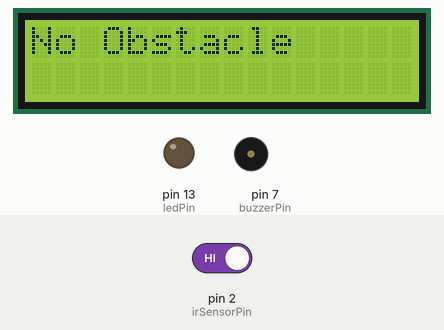
Bench run of a sketch on a simulated Arduino Uno, built with avr-gcc and run on an emulated ATmega328P. Shown: 16×2 character LCD, output pins drawn as LEDs (lit = HIGH), buzzer (waves = sounding, pin HIGH). The inputs (shaded band) are chosen by the test bench; at power-on: pin 2 (irSensorPin) HIGH.

Above: at 4.2 s.
4.3 s: pin 2 (irSensorPin) driven LOW
At 5.5 s:
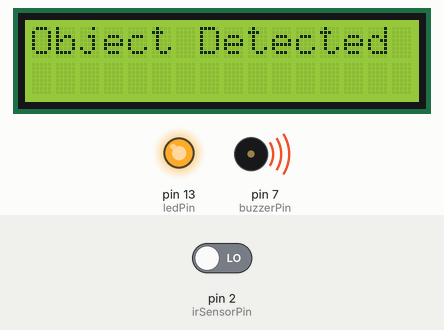
5.8 s: pin 2 (irSensorPin) driven HIGH
At 7.2 s:
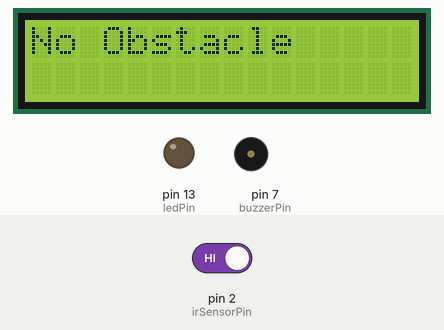
Timing chart, 0 to 8.8 s (numbered marks = the images above; inputs shaded):
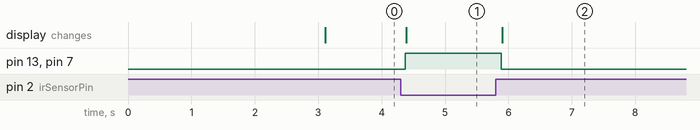

Measured:
- after the input at 4.3 s, pin 13 (ledPin), pin 7 (buzzerPin): LOW → HIGH after 0.07 s; the display: changes after 0.09 s (image 1)
- after the input at 5.8 s, pin 13 (ledPin), pin 7 (buzzerPin): HIGH → LOW after 0.09 s; the display: changes after 0.10 s (image 2)

The sketch:

IRS_Sensor.ino
```cpp
#include <Wire.h>
#include <LiquidCrystal_I2C.h>

// Pin definitions
const int irSensorPin = 2;   // IR sensor connected to digital pin D2
const int buzzerPin = 7;     // Buzzer connected to digital pin D7
const int ledPin = 13;       // LED connected to digital pin D13

// Initialize the LCD with I2C address 0x27 and dimensions 16x2
LiquidCrystal_I2C lcd(0x27, 16, 2);

void setup() {
  // Initialize the pins
  pinMode(irSensorPin, INPUT);  // IR sensor as input
  pinMode(buzzerPin, OUTPUT);   // Buzzer as output
  pinMode(ledPin, OUTPUT);      // LED as output

  // Start with buzzer and LED off
  digitalWrite(buzzerPin, LOW);
  digitalWrite(ledPin, LOW);

  // Initialize the LCD
  lcd.init();         // Use lcd.init() instead of lcd.begin()
  lcd.backlight();    // Turn on the backlight

  // Display welcome message
  lcd.setCursor(0, 0);
  lcd.print("Welcome to");
  lcd.setCursor(0, 1);
  lcd.print("Obstacle Detector");

  delay(3000); // Keep the message for 3 seconds
  lcd.clear();
}

void loop() {
  // Read the state of the IR sensor
  int irSensorState = digitalRead(irSensorPin);

  // Check if the IR sensor detects an object
  if (irSensorState == LOW) {  // Change to HIGH if the sensor logic is reversed
    // Object detected, turn on buzzer and LED
    digitalWrite(buzzerPin, HIGH);
    digitalWrite(ledPin, HIGH);

    // Display "Object Detected" on the LCD
    lcd.setCursor(0, 0);
    lcd.print("Object Detected  ");
  } else {
    // No object detected, turn off buzzer and LED
    digitalWrite(buzzerPin, LOW);
    digitalWrite(ledPin, LOW);

    // Clear the LCD screen
    lcd.setCursor(0, 0);
    lcd.print("No Obstacle      ");
  }

  // Small delay for stability
  delay(100);
}
```
